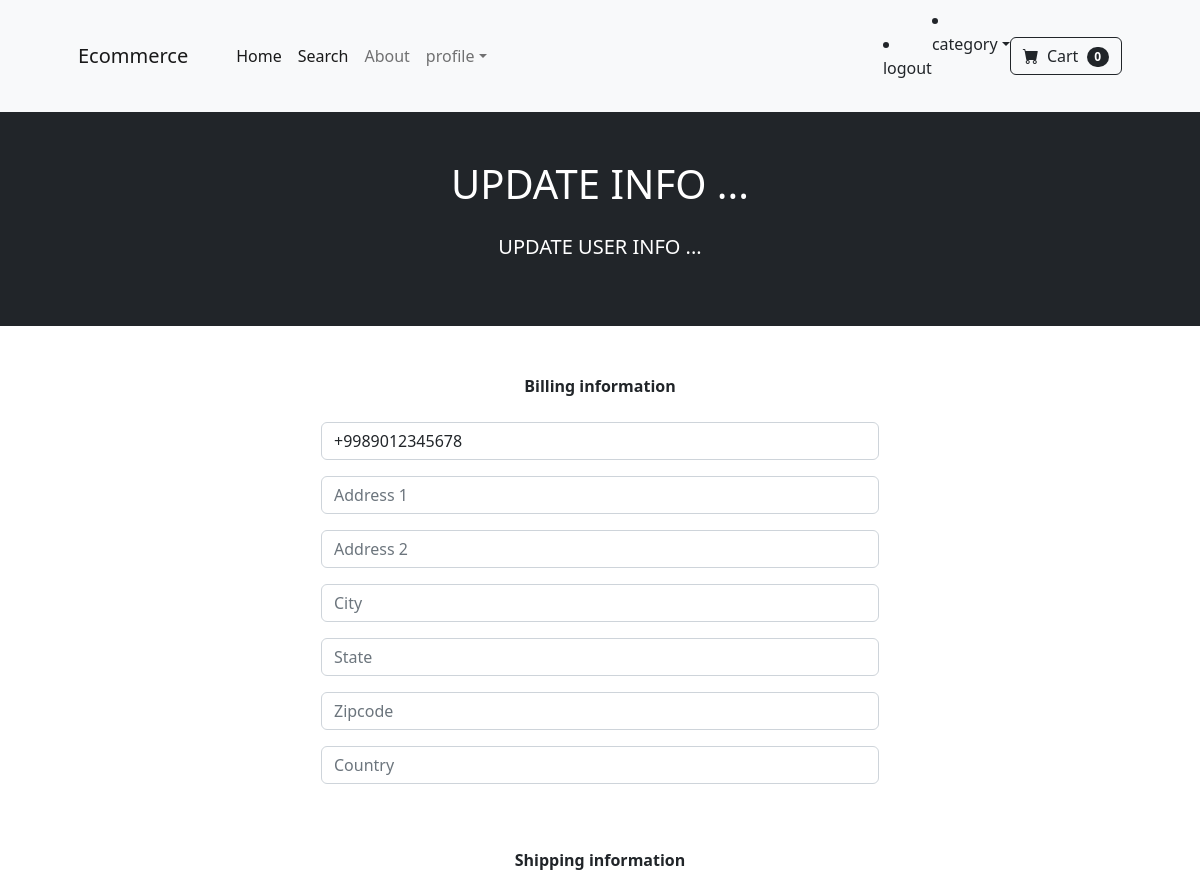
The app's page /update_info/ (signed in, upper part), older data.
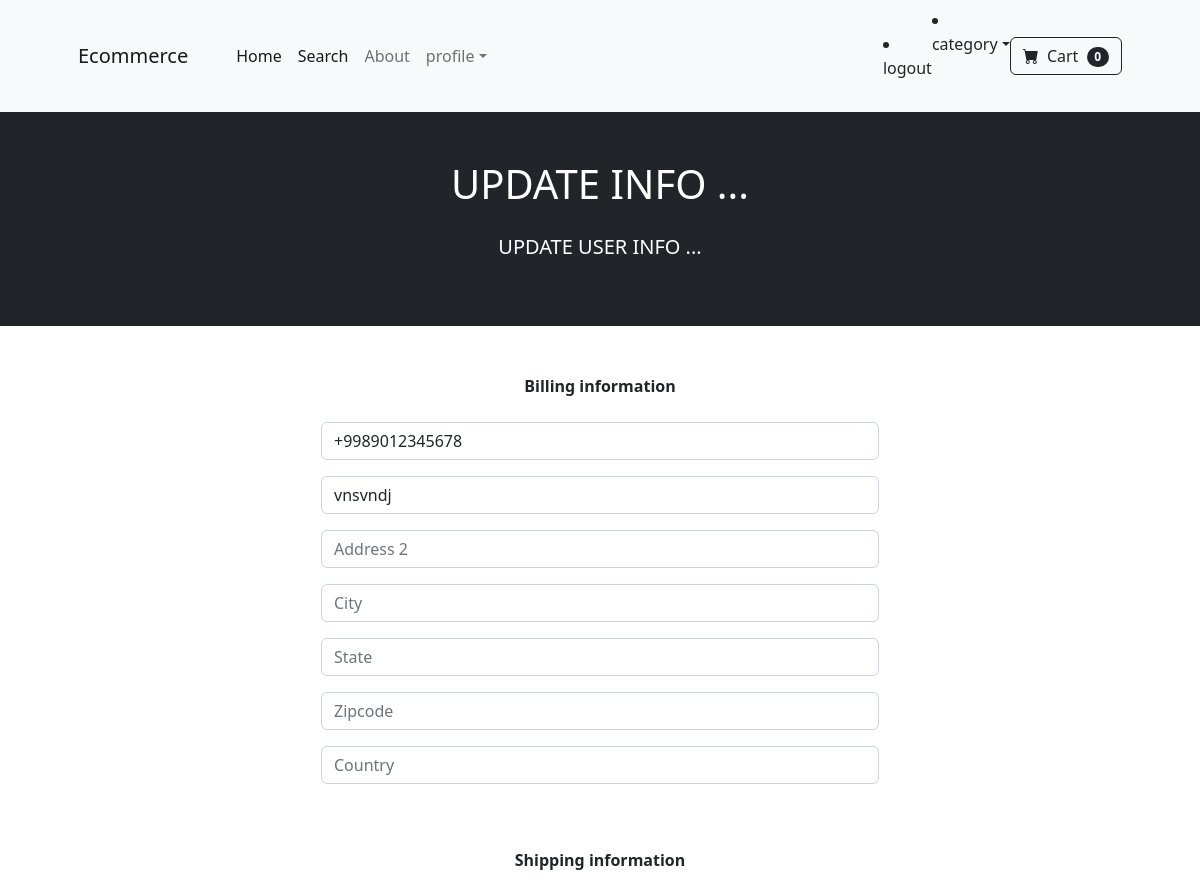
The same page, newer data.
### store/models.py (models this page shows, shortened)
class Profile(models.Model):
    user = models.OneToOneField(User, on_delete=models.CASCADE)
    date_modifed = models.DateTimeField(User, auto_now=True)
    phone = models.CharField(max_length=20, blank=True)
    address1 = models.CharField(max_length=200, blank=True)
    address2 = models.CharField(max_length=200, blank=True)
    city = models.CharField(max_length=200, blank=True)
    state = models.CharField(max_length=200, blank=True)
    zipcode = models.CharField(max_length=200, blank=True)
    country = models.CharField(max_length=200, blank=True)
    old_cart = models.CharField(max_length=200, blank=True, null=True)

### store/views.py (the view)
# urls.py: path('update_info/', views.update_info, name='update_info' ),
def update_info(request):
    if request.user.is_authenticated:
        current_user = Profile.objects.get(user__id=request.user.id)
        shipping_user = ShippingAddress.objects.get(id=request.user.id)
        form = UserInfoForm(request.POST or None, instance=current_user )
        shipping_form = ShippingForm(request.POST or None, instance=shipping_user )
        if form.is_valid() or shipping_form.is_valid():
            form.save()
            shipping_form.save()
            messages.success(request, "Your Info Has Been Update ")
            return redirect('home')
        return render(request, "update_info.html", {'form': form, 'shipping_form':shipping_form})
    else:
        messages.success(request, "you must be logged in to access that page! ")
        return redirect('home')

### store/forms.py
class UserInfoForm(forms.ModelForm):
	phone = forms.CharField(label="", widget=forms.TextInput(attrs={'class':'form-control', 'placeholder':'Phone'}), required=False)
	address1 = forms.CharField(label="", widget=forms.TextInput(attrs={'class':'form-control', 'placeholder':'Address 1'}), required=False)
	address2 = forms.CharField(label="", widget=forms.TextInput(attrs={'class':'form-control', 'placeholder':'Address 2'}), required=False)
	city = forms.CharField(label="", widget=forms.TextInput(attrs={'class':'form-control', 'placeholder':'City'}), required=False)
	state = forms.CharField(label="", widget=forms.TextInput(attrs={'class':'form-control', 'placeholder':'State'}), required=False)
	zipcode = forms.CharField(label="", widget=forms.TextInput(attrs={'class':'form-control', 'placeholder':'Zipcode'}), required=False)
	country = forms.CharField(label="", widget=forms.TextInput(attrs={'class':'form-control', 'placeholder':'Country'}), required=False)
	class Meta:
		model = Profile
		fields = ('phone', 'address1', 'address2', 'city', 'state', 'zipcode', 'country')

### cart/cart.py (called while the page is built)
    def __len__(self):
        return len(self.cart)

### cart/context_processors.py (called while the page is built)
def cart(request):
    return {'cart': Cart(request)}

### store/templates/update_info.html (shortened to what this page needs)
{% extends 'base.html'%}
{% block content %}
    <header class="bg-dark text-white py-5">
        <div class="container px-4 px-lg-5">
            <div class="text-center text-uppercase">
                <h1 class="mb-4">Update info ...</h1>
                <p class="lead">Update user info ...</p>
            </div>
        </div>
    </header>
    <div class="container">
        <div class="row">
            <center>
                <div class="col-md-6 offset-mb-3">
                        <br/><br/>
                    <strong> Billing information</strong>
                    <br/><br/>
                    <form method="POST" actions="{% url 'update_info' %}">
                            {{ form.as_p  }}
                            <br/><br/>
                            <strong> Shipping information </strong>
                            <br/><br/>
                            <br/><br/>
                    </form>
<br/></br/>
<br/></br/>
<br/></br/>
<br/></br/>
<br/></br/>
<br/></br/>
<br/></br/>
<br/></br/>
                </div>
            </center>
        </div>
    </div>
{% endblock %}

Row changes from the older to the newer data that the page shows:
changed Profile: address1 (not shown) → "vnsvndj"
